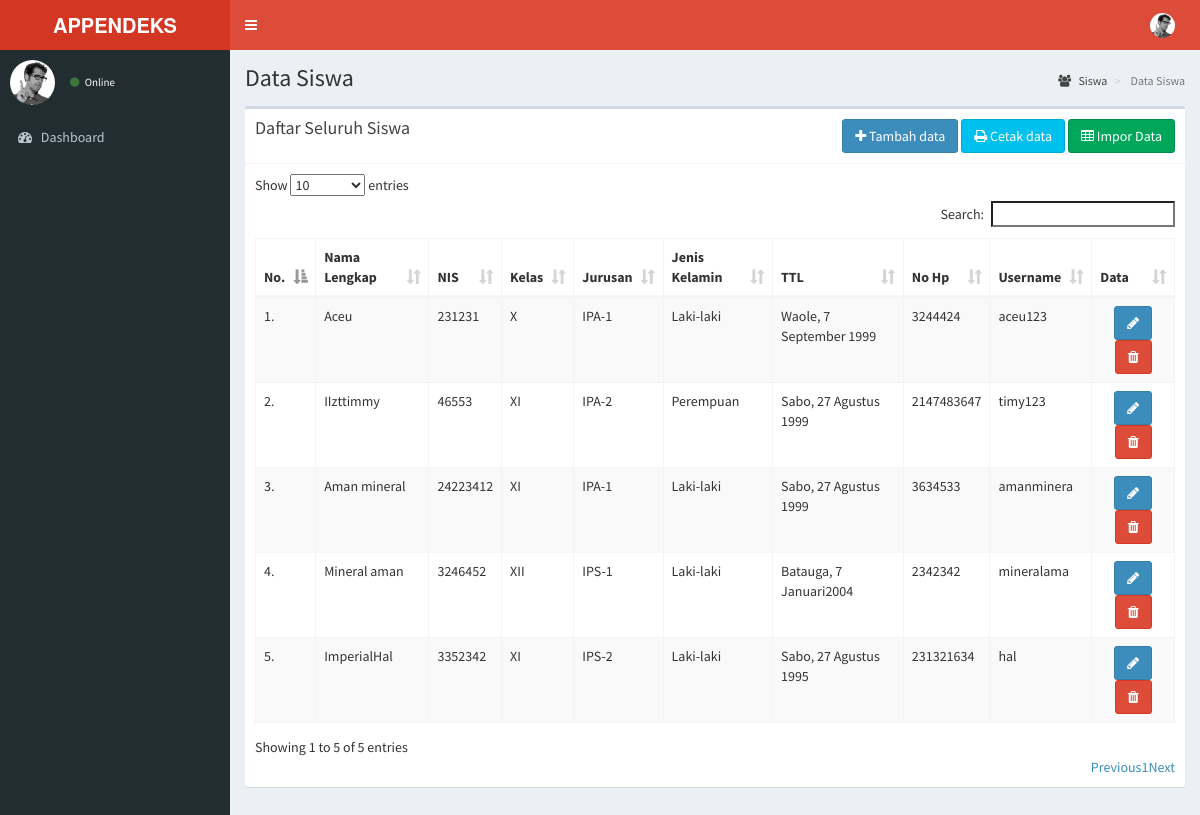
/index.php/siswa, run on the app's committed database.
### tables this page shows
CREATE TABLE `siswa` (
  `id_siswa` int(3) NOT NULL,
  `id_level` int(2) NOT NULL DEFAULT 3,
  `nama_siswa` varchar(30) NOT NULL,
  `nis` varchar(20) NOT NULL,
  `jurusan` enum('IPA-1','IPA-2','IPS-1','IPS-2') NOT NULL,
  `kelas` enum('X','XI','XII') NOT NULL,
  `jenis_kelamin` enum('Laki-laki','Perempuan') NOT NULL,
  `ttl` text NOT NULL,
  `no_hp` int(13) NOT NULL,
  `username` varchar(10) NOT NULL,
  `password` text NOT NULL
);

### application/libraries/Template.php (called while the page is built)
<?php
class Template {
    var $template_data = array();
    function set($name, $value) {
        $this->template_data[$name] = $value;
    }
    function load($template = '', $view = '', $view_data = array(), $return = FALSE) {
        $this->CI = &get_instance();
        $this->set('contents', $this->CI->load->view($view, $view_data, TRUE));
        return $this->CI->load->view($template, $this->template_data, $return);
    }
}

### application/controllers/Siswa.php (called while the page is built, shortened)
<?php
class Siswa extends CI_Controller {
    public function index(){
        $data['row'] = $this->siswa_model->get();
        $this->template->load('template', 'siswa/siswa_data', $data);
    }
}

### index.php (called while the page is built, shortened)
<?php
require_once BASEPATH.'core/CodeIgniter.php';

### application/models/Siswa_model.php (called while the page is built, shortened)
<?php
class Siswa_model extends CI_Model {
    public function get($id = null) {
        $this->db->from('siswa')->join('level', 'level.id_level = siswa.id_level');
        $query = $this->db->get();
        return $query;
    }
}

### application/views/siswa/siswa_data.php (the view, shortened to what this page needs)
<section class="content-header">
    <h1>Data Siswa</h1>
    <ol class="breadcrumb">
        <li><a href="#"><i class="fa fa-users"></i> Siswa</a></li>
        <li class="active"> Data Siswa</li>
    </ol>
</section>
<section class="content">
    <div class="box">
        <div class="box-header with-border">
            <h3 class="box-title">Daftar Seluruh Siswa</h3>
            <div class="pull-right">
                <a href="<?= site_url('siswa/add') ?>" class="btn btn-primary"><i class="fa fa-plus"></i> Tambah data</a>
                <a href="<?= site_url('siswa/cetak') ?>" class="btn btn-info"><i class="fa fa-print"></i> Cetak data</a>
                <button type="file" class="form-control-file btn btn-success" id="importexcel" name="importexcel" accept=".xlsx,.xls"><i class="fa fa-table"></i>
                    Impor Data
                </button>
            </div>
        </div>
        <div class="box-body table-responsive">
            <table class="table table-bordered table-striped" id="datatable">
                <thead>
                    <tr>
                        <th>No.</th>
                        <th>Nama Lengkap</th>
                        <th>NIS</th>
                        <th>Kelas</th>
                        <th>Jurusan</th>
                        <th>Jenis Kelamin</th>
                        <th>TTL</th>
                        <th>No Hp</th>
                        <th>Username</th>
                        <th>Data</th>
                    </tr>
                </thead>
                <tbody>
                    <?php $no = 1; foreach ($row->result() as $siswa => $data) : ?>
                        <tr>
                            <td><?= $no++ ?>.</td>
                            <td><?= $data->nama_siswa ?></td>
                            <td><?= $data->nis ?></td>
                            <td><?= $data->kelas ?></td>
                            <td><?= $data->jurusan ?></td>
                            <td><?= $data->jenis_kelamin ?></td>
                            <td><?= $data->ttl ?></td>
                            <td><?= $data->no_hp ?></td>
                            <td><?= $data->username ?></td>
                            <td class="text-center">
                                <form action="<?= site_url('siswa/delete') ?>" method="post">
                                    <a href="<?= site_url('siswa/edit/' . $data->id_siswa) ?>" class="btn btn-primary btn-s"><i class="fa fa-pencil"></i></a>
                                    <button onclick="return confirm('apakah anda ingin menghapus data ini ?')" class="btn btn-danger btn-s"><i class="fa fa-trash"></i></a>
                                    </button>
                                </form>
                            </td>
                        </tr>
                    <?php endforeach; ?>
                </tbody>
            </table>
        </div>
    </div>
</section>

### data on the page
siswa: nama_siswa "Aceu", nis "231231", kelas "X", jurusan "IPA-1", jenis_kelamin "Laki-laki", ttl "Waole, 7 September 1999", no_hp "3244424", username "aceu123"
siswa: nama_siswa "IIzttimmy", nis "46553", kelas "XI", jurusan "IPA-2", jenis_kelamin "Perempuan", ttl "Sabo, 27 Agustus 1999", no_hp "2147483647", username "timy123"
siswa: nama_siswa "Aman mineral", nis "24223412", kelas "XI", jurusan "IPA-1", jenis_kelamin "Laki-laki", ttl "Sabo, 27 Agustus 1999", no_hp "3634533", username "amanminera"
siswa: nama_siswa "Mineral aman", nis "3246452", kelas "XII", jurusan "IPS-1", jenis_kelamin "Laki-laki", ttl "Batauga, 7 Januari2004", no_hp "2342342", username "mineralama"
siswa: nama_siswa "ImperialHal", nis "3352342", kelas "XI", jurusan "IPS-2", jenis_kelamin "Laki-laki", ttl "Sabo, 27 Agustus 1995", no_hp "231321634", username "hal"
